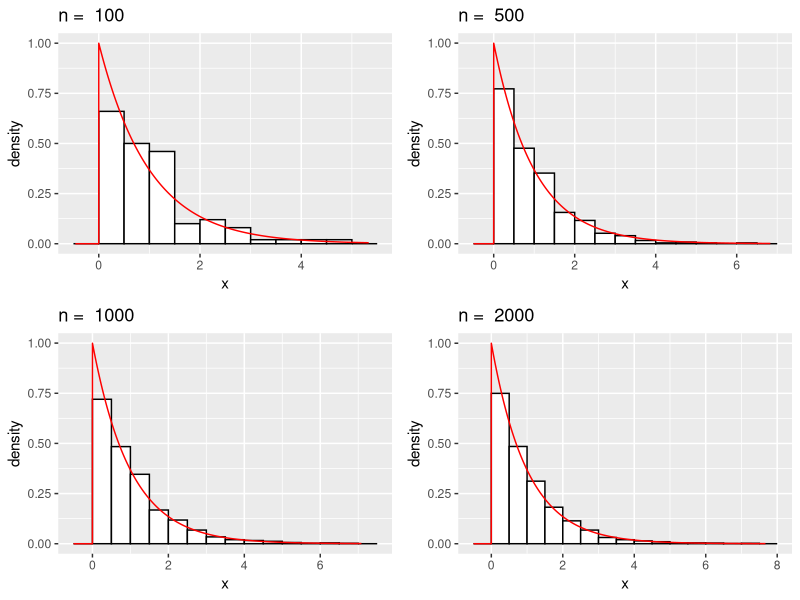
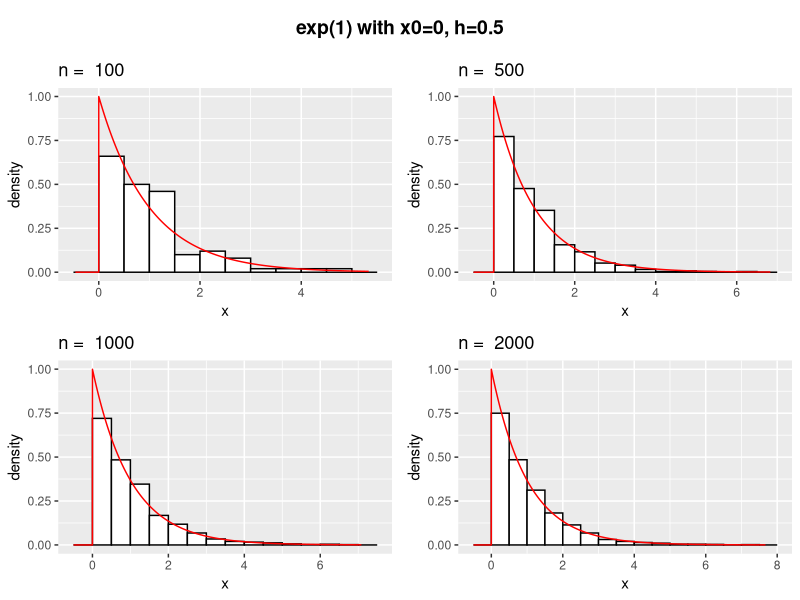
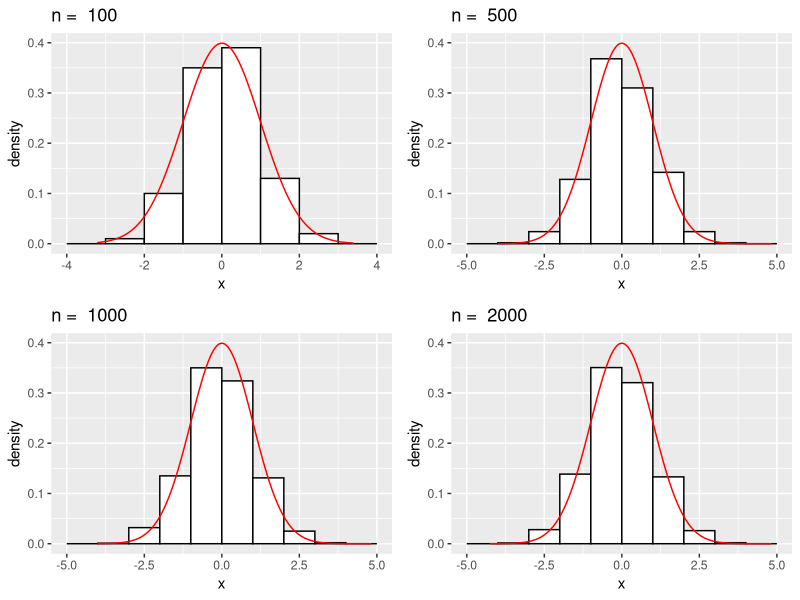
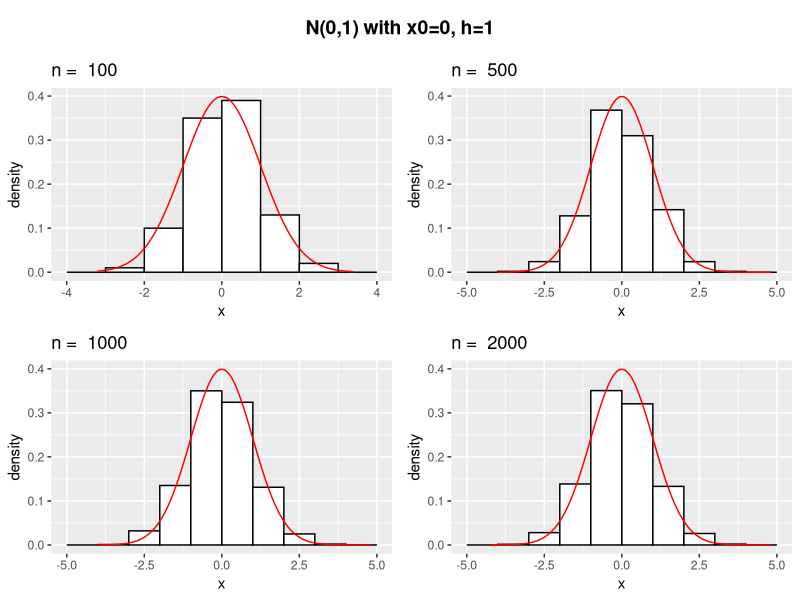
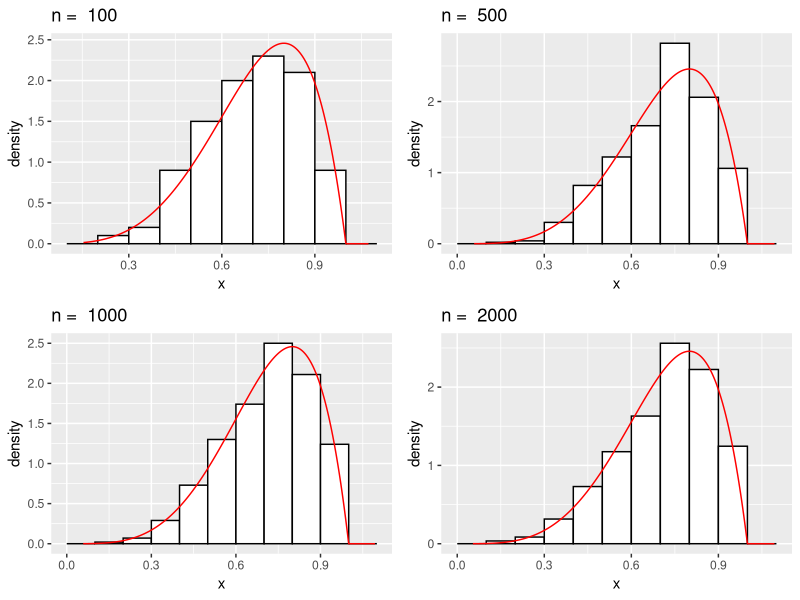
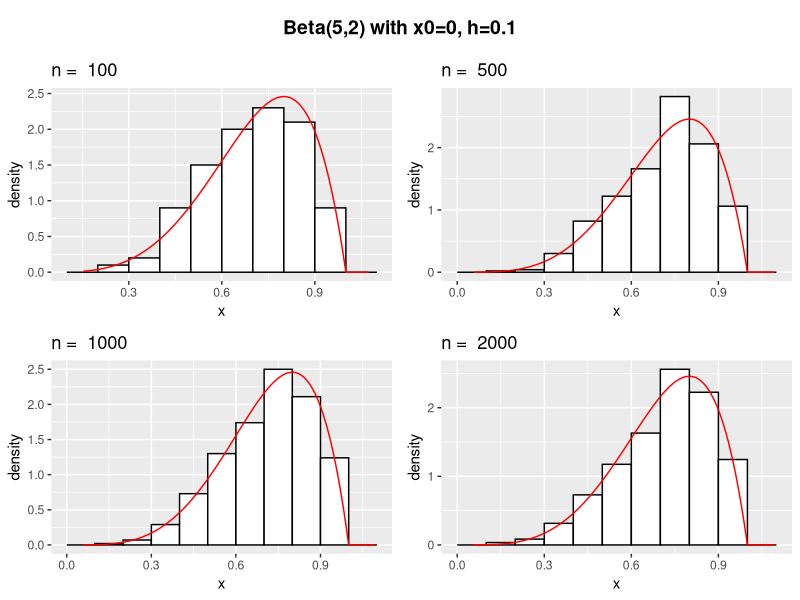
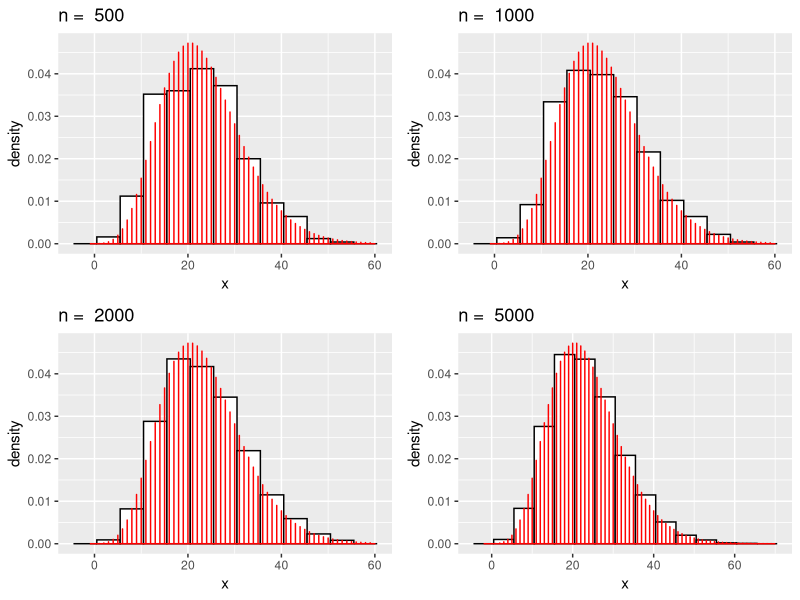
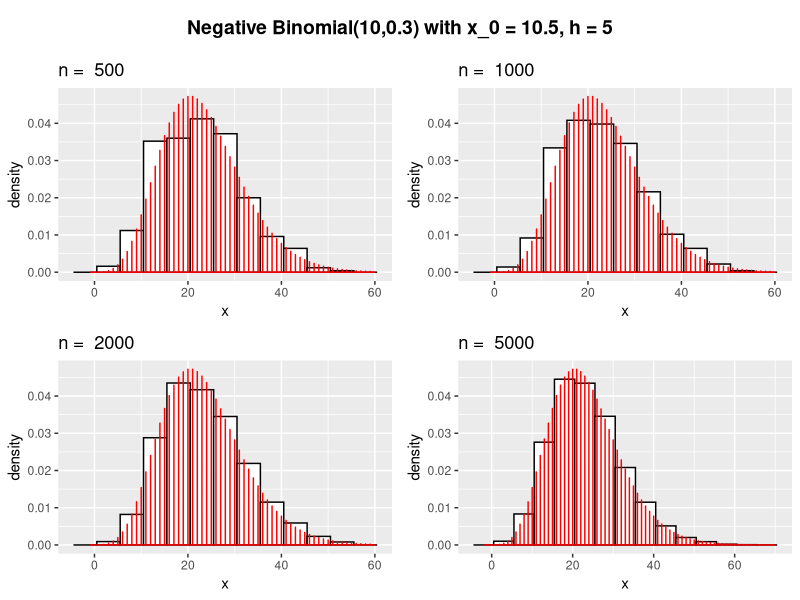

The R source for these figures, in order: (Note: a time limit stopped this script after it produced the figures.)
rm(list = ls())

library(ggplot2)
library(gridExtra)
library(cowplot)


hist1 <- function(n, x0, h, rpdf, dens, alpha)      #if the simulating distribution has single argument
{
  set.seed(seed = 1)
  x <- rpdf(n, alpha)
  s<- seq(min(x)-h,max(x)+h,0.001)
  ds <- dens(s,alpha)
  fig <- ggplot() + geom_histogram(data = data.frame(x), aes(x = x, y = after_stat(density)),center=x0-h/2, binwidth=h, color="black", fill="white")  + 
    geom_line(data = data.frame(s, ds), aes(x = s, y = ds), color="red")
  return (fig)
}

hist2 <- function(n, x0, h, rpdf, dens, alpha, beta)      #if the simulating distribution has two arguments
{
  set.seed(seed = 1)
  x <- rpdf(n, alpha, beta)
  s <- seq(min(x)-h,max(x)+h,0.001)
  ds <- dens(s,alpha,beta)
  
  fig <- ggplot() + geom_histogram(data = data.frame(x), aes(x = x, y = after_stat(density)),center=x0-h/2, binwidth=h, color="black", fill="white")  + 
    geom_line(data = data.frame(s, ds), aes(x = s, y = ds), color="red")
  return (fig)
}


#For varying sample size

hist_comp_size1 <- function(samp, x0, h, rpdf, dens, alpha)
{
  plots <- list()
  for(i in (1:length(samp)))
  {
    plots[[i]] <- hist1(samp[i], x0, h, rpdf, dens, alpha)+labs(title = paste("n = ", samp[i]))
  }
  grid.arrange(grobs = plots, ncol = round(length(samp)/2))
}

hist_comp_size2 <- function(samp, x0, h, rpdf, dens, alpha, beta)
{
  plots <- list()
  for(i in (1:length(samp)))
  {
    plots[[i]] <- hist2(samp[i], x0, h, rpdf, dens, alpha, beta)+labs(title = paste("n = ", samp[i]))
  }
  grid.arrange(grobs = plots, ncol = round(length(samp)/2))
}


#For varying origin

hist_comp_origin1 <- function(n, origin, h, rpdf, dens, alpha)
{
  plots <- list()
  for(i in (1:length(origin)))
  {
    plots[[i]] <- hist1(n, origin[i], h, rpdf, dens, alpha)+labs(title = paste("x0 = ", origin[i]))
  }
  grid.arrange(grobs = plots, ncol = round(length(origin)/2))
}

hist_comp_origin2 <- function(n, origin, h, rpdf, dens, alpha, beta)
{
  plots <- list()
  for(i in (1:length(origin)))
  {
    plots[[i]] <- hist2(n, origin[i], h, rpdf, dens, alpha, beta)+labs(title = paste("x0 = ", origin[i]))
  }
  grid.arrange(grobs = plots, ncol = round(length(origin)/2))
}


#For varying width (binwidth are equal)

hist_comp_width1 <- function(n, x0, width, rpdf, dens, alpha)
{
  plots <- list()
  for(i in (1:length(width)))
  {
    plots[[i]] <- hist1(n, x0, width[i], rpdf, dens, alpha)+labs(title = paste("h = ", width[i]))
  }
  grid.arrange(grobs = plots, ncol = round(length(width)/2))
}

hist_comp_width2 <- function(n, x0, width, rpdf, dens, alpha, beta)
{
  plots <- list()
  for(i in (1:length(width)))
  {
    plots[[i]] <- hist2(n, x0, width[i], rpdf, dens, alpha, beta)+labs(title = paste("h = ", width[i]))
  }
  grid.arrange(grobs = plots, ncol = round(length(width)/2))
}

#parameters are given in order (sample size, origin, binwidth,rpdf, dens, parameters)

#Varying sample size

exp_size <- hist_comp_size1(c(100,500,1000,2000), 0, 0.5, rexp, dexp, 1)
title <- ggdraw() + draw_label("exp(1) with x0=0, h=0.5",fontface = 'bold')
plot_grid(title, exp_size,ncol = 1,rel_heights = c(0.1, 1))

norm_size <- hist_comp_size2(c(100,500,1000,2000), 0, 1, rnorm, dnorm, 0, 1)
title <- ggdraw() + draw_label("N(0,1) with x0=0, h=1",fontface = 'bold')
plot_grid(title, norm_size,ncol = 1,rel_heights = c(0.1, 1))

beta_size <- hist_comp_size2(c(100,500,1000,2000), 0, 0.1, rbeta, dbeta, 5, 2)
title <- ggdraw() + draw_label("Beta(5,2) with x0=0, h=0.1",fontface = 'bold')
plot_grid(title, beta_size,ncol = 1,rel_heights = c(0.1, 1))

negbin_size <- hist_comp_size2(c(500,1000,2000,5000),10.5,5, rnbinom, dnbinom,10,0.3)
title <- ggdraw() + draw_label("Negative Binomial(10,0.3) with x_0 = 10.5, h = 5",fontface = 'bold')
plot_grid(title, negbin_size,ncol = 1,rel_heights = c(0.1, 1))

bin_size <- hist_comp_size2(c(500,1000,2000,5000),5.5,1, rbinom, dbinom,10,0.3)
title <- ggdraw() + draw_label("Binomial(10,0.3) with x_0 = 5.5, h = 1",fontface = 'bold')
plot_grid(title, bin_size,ncol = 1,rel_heights = c(0.1, 1))

geo_size <- hist_comp_size1(c(500,1000,2000,5000), 5.5 ,1, rgeom, dgeom,0.3)
title <- ggdraw() + draw_label("Geometric(0.3) with x_0 = 5.5, h = 1",fontface = 'bold')
plot_grid(title, geo_size,ncol = 1,rel_heights = c(0.1, 1))




#Varying origin

exp_origin <- hist_comp_origin1(500, c(0,0.3,0.6,0.8), 0.5, rexp, dexp, 1)
title <- ggdraw() + draw_label("exp(1) with n=500, h=0.5",fontface = 'bold')
plot_grid(title, exp_origin,ncol = 1,rel_heights = c(0.1, 1))

norm_origin <- hist_comp_origin2(500, c(0,0.3,-0.2,0.7), 1, rnorm, dnorm, 0, 1)
title <- ggdraw() + draw_label("N(0,1) with n=500, h=1",fontface = 'bold')
plot_grid(title, norm_origin,ncol = 1,rel_heights = c(0.1, 1))

beta_origin <- hist_comp_origin2(500, c(0,0.355,0.62,0.832), 0.1, rbeta, dbeta, 5, 2)
title <- ggdraw() + draw_label("Beta(5,2) with n=500, h=0.1",fontface = 'bold')
plot_grid(title, beta_origin,ncol = 1,rel_heights = c(0.1, 1))

negbin_origin <- hist_comp_origin2(1000,c(10,11,12,14),5, rnbinom, dnbinom,10,0.3)
title <- ggdraw() + draw_label("Negative Binomial(10,0.3) with n = 1000, h = 5",fontface = 'bold')
plot_grid(title, negbin_origin,ncol = 1,rel_heights = c(0.1, 1))

bin_origin <- hist_comp_origin2(1000,c(5,5.5,5.2,5.3),1, rbinom, dbinom,10,0.3)
title <- ggdraw() + draw_label("Binomial(10,0.3) with n = 1000, h = 1",fontface = 'bold')
plot_grid(title, bin_origin,ncol = 1,rel_heights = c(0.1, 1))

geo_origin <- hist_comp_origin1(1000,c(5,5.5,5.2,5.3),1, rgeom, dgeom,0.3)
title <- ggdraw() + draw_label("Geometric(0.3) with n = 1000, h = 1",fontface = 'bold')
plot_grid(title, geo_origin,ncol = 1,rel_heights = c(0.1, 1))


#Varying binwidth

exp_width <- hist_comp_width1(500, 0, c(0.3,0.5,0.7,1), rexp, dexp, 1)
title <- ggdraw() + draw_label("exp(1) with n=500,x0=0",fontface = 'bold')
plot_grid(title, exp_width,ncol = 1,rel_heights = c(0.1, 1))

norm_width <- hist_comp_width2(500, 0, c(0.3,0.5,0.7,1), rnorm, dnorm, 0, 1)
title <- ggdraw() + draw_label("N(0,1) with n=500, x0=0",fontface = 'bold')
plot_grid(title, norm_width,ncol = 1,rel_heights = c(0.1, 1))

beta_width <- hist_comp_width2(500, 0, c(0.2,0.01,0.05,0.1), rbeta, dbeta, 5, 2)
title <- ggdraw() + draw_label("Beta(5,2) with n=500, x0=0",fontface = 'bold')
plot_grid(title, beta_width,ncol = 1,rel_heights = c(0.1, 1))

negbin_width <- hist_comp_width2(1000,10.5,c(0.5,1,2,3), rnbinom, dnbinom,10,0.3)
title <- ggdraw() + draw_label("Negative Binomial(10,0.3) with n = 1000, x_0 = 10.5",fontface = 'bold')
plot_grid(title, negbin_width,ncol = 1,rel_heights = c(0.1, 1))

bin_width <- hist_comp_width2(1000,5.5,c(0.5,1,2,3), rbinom, dbinom,10,0.3)
title <- ggdraw() + draw_label("Binomial(10,0.3) with n = 1000, x_0 = 5.5",fontface = 'bold')
plot_grid(title, bin_width,ncol = 1,rel_heights = c(0.1, 1))

geo_width <- hist_comp_width1(1000,5.5,c(0.5,1,2,3), rgeom, dgeom,0.3)
title <- ggdraw() + draw_label("Geometric(0.3) with n = 1000, x_0 = 5.5",fontface = 'bold')
plot_grid(title, geo_width,ncol = 1,rel_heights = c(0.1, 1))
